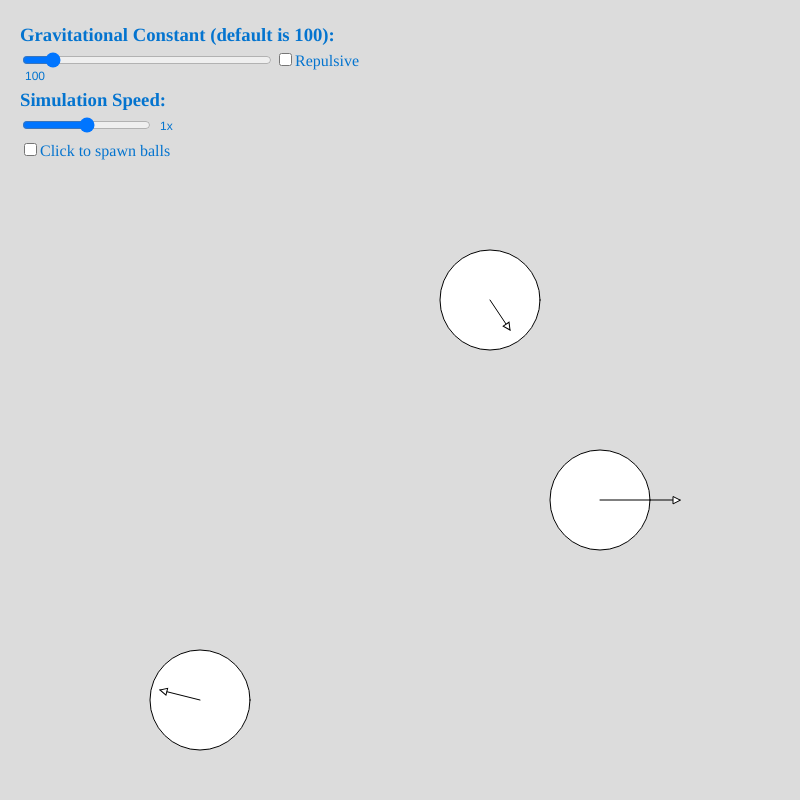
Frame 1 (no input)
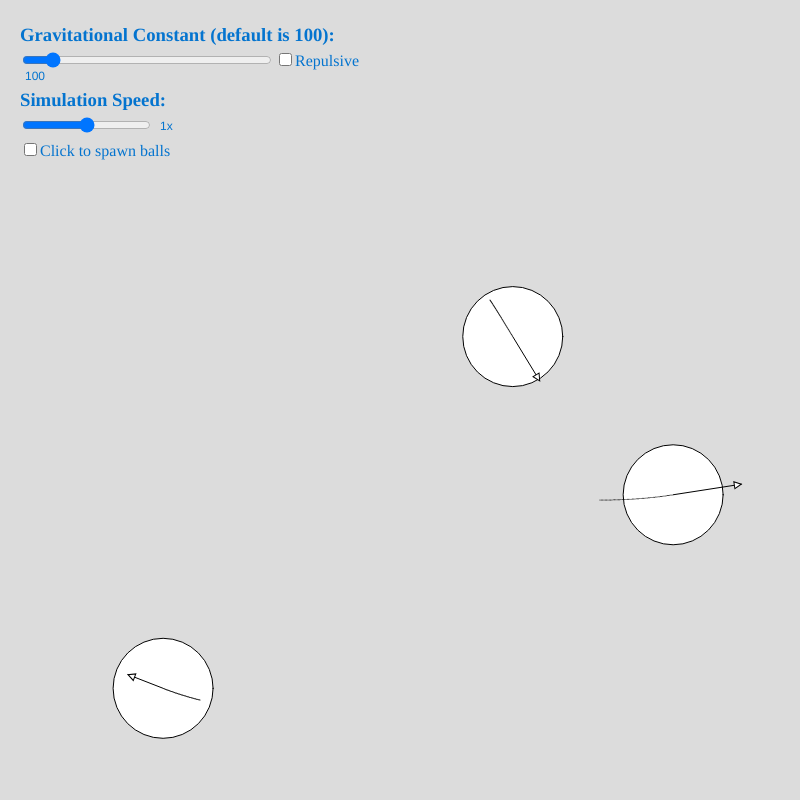
Frame 60 (no input)
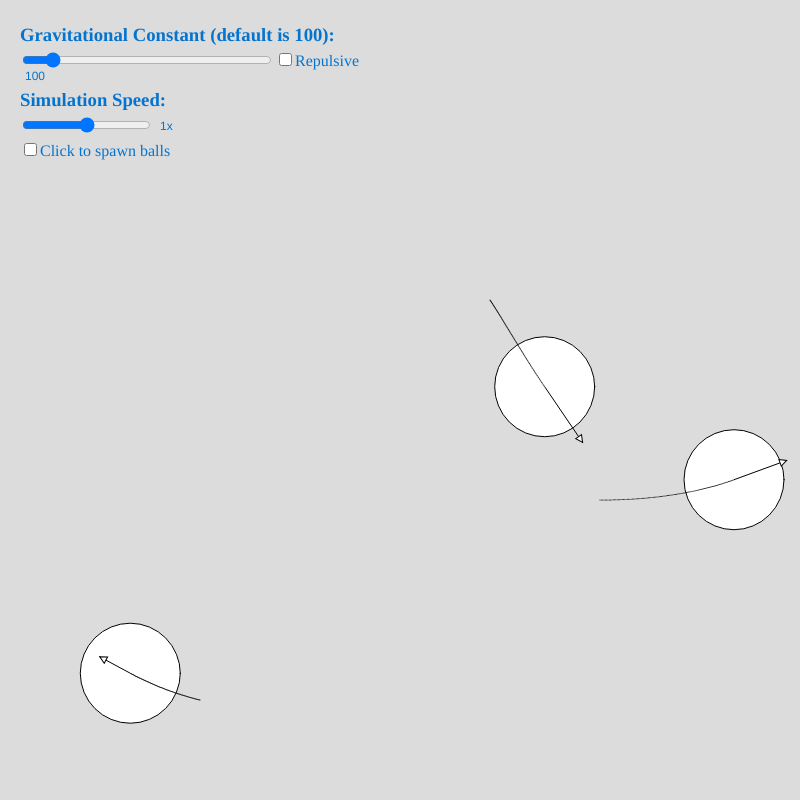
Frame 120 (the mouse pressed at the canvas centre since frame 60)

The p5.js sketch that drew these frames (run headless with seeded random() and noise() and a simulated clock; from frame 60 on, the mouse is pressed at the canvas centre):

// p5.js sketch
// ── sketch.js
// Change this for different starting conditions
const setting = 1 + Math.floor(Math.random(1, 5) * 5);
//const setting = 2;
// 1: two balls of similar size
// 2: a smaller ball orbitting a bigger one
// 3: binary system
// 4: random :)
// 5: 3 balls

let gravConst = 100;
let playSpeed = 1;
let maxHistory = 300;  // trail length


const screenWidth = 800;
const screenHeight = 800;

function setup() {
  frameRate(60)  // default
  createCanvas(screenWidth, screenHeight);
  
  gravE = createElement("h3", "Gravitational Constant (default is 100):");
  gravE.style("color", "#0474cf");
  gravE.position(20, 5);
  gravInput = createSlider(0, 1000, 100);
  gravInput.position(20, 50);
  gravInput.style("width", "250px")
  repulsive = createCheckbox("Repulsive", false)
  repulsive.position(275, 50)
  repulsive.style("color", "#0474cf")
  
  playSpeedE = createElement("h3", "Simulation Speed:")
  playSpeedE.position(20, 70)
  playSpeedE.style("color", "#0474cf");
  playSpeedInput = createSlider(0, 2, 1, 0.25)
  playSpeedInput.position(20, 115)
  
  spawning = createCheckbox("Click to spawn balls", false)
  spawning.position(20, 140)
  spawning.style("color", "#0474cf")
}

function drawArrow(base, vec) {
  // taken from https://p5js.org/reference/#/p5.Vector/magSq
  push();
  //stroke(myColor);
  //strokeWeight(3);
  //fill(myColor);
  translate(base.x, base.y);
  line(0, 0, vec.x, vec.y);
  rotate(vec.heading());
  let arrowSize = 7;
  translate(vec.mag() - arrowSize, 0);
  triangle(0, arrowSize / 2, 0, -arrowSize / 2, arrowSize, 0);
  pop();
}


class Ball {
  
  constructor(pos, vel, radius) {  // pos and vel should be vectors
    this.pos = pos;
    this.vel = vel;
    this.acc = {x: 0, y: 0};
    this.radius = radius;
    this.mass = 3.14159265358979323846 * this.radius ** 2  // mass = area (density = 1)
    this.history = []
    this.collidedLastFrame = false;
  }
  
  update(){
    this.history.push({x: this.pos.x, y: this.pos.y});
    if (this.history.length > maxHistory) {
      this.history.splice(0, 1);
    }
    let dt = deltaTime / 1000;
    dt *= playSpeed
    
    this.vel.x += this.acc.x * dt;
    this.vel.y += this.acc.y * dt;
    
    this.pos.x += this.vel.x * dt + 0.5 * this.acc.x * dt**2;
    this.pos.y += this.vel.y * dt + 0.5 * this.acc.y * dt**2;
    
    this.acc = {x:0, y:0};
  }
  
  show() {
    circle(this.pos.x, this.pos.y, this.radius*2);
    drawArrow(createVector(this.pos.x, this.pos.y), createVector(this.vel.x, this.vel.y))
  }
  
  showTrail() {
    if (this.history[0]) {
      for (let i = 0; i < this.history.length; i++) {
        point(this.history[i].x, this.history[i].y)
      }
    }
  }
  
  collideBorders() {
    // x:
    if (this.pos.x - this.radius <= 0) {
      this.pos.x = this.radius;
      this.vel.x = abs(this.vel.x);
    } 
    else if (this.pos.x >= screenWidth - this.radius) {
      this.pos.x = screenWidth - this.radius;
      this.vel.x = -1 * abs(this.vel.x);
    }
    
    // y:
    if (this.pos.y - this.radius <= 0) {
      this.pos.y = this.radius;
      this.vel.y = abs(this.vel.y);
    } 
    else if (this.pos.y >= screenHeight - this.radius) {
      this.pos.y = screenHeight - this.radius;
      this.vel.y = -1 * abs(this.vel.y);
    }
  }
  
  attract(other) {  // call once between each pair of balls
    const distX = other.pos.x - this.pos.x;
    const distY = other.pos.y - this.pos.y;
    const dist = sqrt(distX**2 + distY**2);
    const radii = this.radius + other.radius;
    
    if (dist > radii) {  // if balls not overlapping
      this.collidedLastFrame = false  // they didn't collide this frame (this will be used next frame)
      other.collidedLastFrame = false // ^
      
      const force = gravConst * ((this.mass * other.mass) / (dist ** 2))  // magnitude of force
      let dt = deltaTime / 1000;  // time since last frame
      dt *= playSpeed
      if (distX !== 0) {  // avoid divide by zero error
        const forceX = force * (distX / dist);  // same as multiplying by sine of angle
        this.vel.x += (forceX * dt) / this.mass;
        other.vel.x -= (forceX * dt) / other.mass;
      }
      if (distY !== 0) {  // avoid divide by zero error
        const forceY = force * (distY / dist);  // same as multiplying by cosine of angle
        this.vel.y += (forceY * dt) / this.mass;
        other.vel.y -= (forceY * dt) / other.mass;
      }
    } else{  // if balls overlapping
        this.collide(other);
    }
  }
  
  collide(other) {
    // called within attract function
    if (this.collidedLastFrame && other.collidedLastFrame) {
      // don't resolve collision if it was resolved last frame
      return;
    }
    this.collidedLastFrame = true
    other.collidedLastFrame = true
    // followed https://spicyyoghurt.com/tutorials/html5-javascript-game-development/collision-detection-physics
    let vCollision = {x: other.pos.x - this.pos.x, y: other.pos.y - this.pos.y};
    let dist = sqrt(vCollision.x**2 + vCollision.y**2);
    let vCollisionNorm = {x: vCollision.x / dist, y: vCollision.y / dist};  // normalised vector
    let relVel = {x: this.vel.x - other.vel.x, y: this.vel.y - other.vel.y};  // relative vel
    let speed = relVel.x * vCollisionNorm.x + relVel.y * vCollisionNorm.y;  // dot product
    if (speed < 0) {
      return;
    }
    let impulse = 2 * speed / (this.mass + other.mass);
    this.vel.x -= (impulse * other.mass * vCollisionNorm.x);
    this.vel.y -= (impulse * other.mass * vCollisionNorm.y);
    other.vel.x += (impulse * this.mass * vCollisionNorm.x);
    other.vel.y += (impulse * this.mass * vCollisionNorm.y);
   
  }
  
}



let balls = [];

// different initial conditions
switch (setting) {
    case 1:
      balls.push(new Ball({x:400, y:200}, {x:100, y:30}, 50));
      balls.push(new Ball({x:400, y:400}, {x:0, y:0}, 70));
      break;
    case 2:
      balls.push(new Ball({x:400, y:200}, {x:130, y:0}, 10));
      balls.push(new Ball({x:400, y:400}, {x:0, y:0}, 100));
      break;
    case 3:
      balls.push(new Ball({x:400, y:300}, {x:20, y:0}, 30));
      balls.push(new Ball({x:400, y:500}, {x:-20, y:0}, 30));
      break;
    case 4:
      p5 = new p5();  // cannot use random otherwise
      balls.push(new Ball({x:random(0, screenWidth), y:random(0, screenHeight)}, {x:random(-100, 100), y:random(-100, 100)}, random(10, 100)));
      balls.push(new Ball({x:random(0, screenWidth), y:random(0, screenHeight)}, {x:random(-100, 100), y:random(-100, 100)}, random(10, 100)));
      break;
    case 5:
      balls.push(new Ball({x:490, y:300}, {x:20, y:30}, 50));
      balls.push(new Ball({x:200, y:700}, {x:-40, y:-10}, 50));
      balls.push(new Ball({x:600, y:500}, {x:80, y:0}, 50));
    break;
}


var pairs = [];  // taken from https://stackoverflow.com/questions/22566379/how-to-get-all-pairs-of-array-javascript
l = balls.length;
for(var i=0; i<l; i++)
    for(var j=i+1; j<l; j++)
        pairs.push([balls[i], balls[j]]);


function mousePressed() {
  // check if mouse is within rectangular areas to change sliders/checkboxes
  let inGravArea = (mouseX > 15) && (mouseX < 360) &&
    (mouseY > 50) && (mouseY < 70);
  let inSpeedArea = (mouseX > 15) && (mouseX < 160) &&
    (mouseY > 110) && (mouseY < 135);
  let inSpawnArea = (mouseX > 20) && (mouseX < 175) &&
    (mouseY > 135) && (mouseY < 165);
  
  // don't spawn balls if changing sliders/checkboxes or if spawning is disabled
  if (inGravArea || inSpeedArea || inSpawnArea || !spawning.checked()) {
    return;
  }
  
  balls.push(new Ball({x: mouseX, y: mouseY}, {x:random(-50, 50), y:random(-50, 50)}, random(10, 50)))
  
  // create new pair between each existing ball and the new ball
  var l = balls.length;
  for (var i = 0; i < l - 1; i++) {
    pairs.push([balls[i], balls[l-1]]);
  }
}




function draw() {  // mainloop
  background(220);
  
  fill("#0474cf")
  gravConst = gravInput.value()
  text(gravConst, 25, 80)
  playSpeed = playSpeedInput.value()
  text(str(playSpeed + "x"), 160, 130)
  frameRate(60/playSpeed)
  fill(255, 255, 255)
  if (repulsive.checked()) {
    gravConst *= -1;
  }
  
  // per frame functions for each ball
  for (var i = 0; i < balls.length; i++) {
    balls[i].show();
    balls[i].showTrail();
    balls[i].update();
    balls[i].collideBorders();
  }
  
  // per frame functions for each pair of balls
  for (var i = 0; i < pairs.length; i++) {
    pairs[i][0].attract(pairs[i][1]);
    // collide is called within attract for efficiency
  }
  
  
}
// ── sketch.html
<head>
  <script src="p5.js"></script>
  <link rel="stylesheet" type="text/css" href="style.css">
</head>
<body>
  <script src="sketch.js"></script>
</body>
